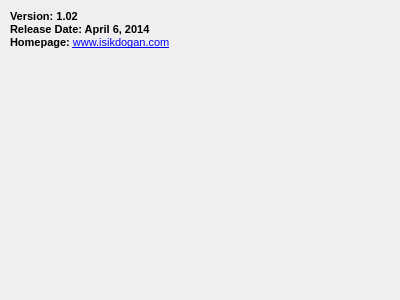
<?xml version="1.0" encoding="UTF-8"?>
<ui version="4.0">
 <class>InfoBox</class>
 <widget class="QDialog" name="InfoBox">
  <property name="geometry">
   <rect>
    <x>0</x>
    <y>0</y>
    <width>400</width>
    <height>300</height>
   </rect>
  </property>
  <property name="windowTitle">
   <string>Help &amp; Info</string>
  </property>
  <property name="windowIcon">
   <iconset resource="resources.qrc">
    <normaloff>:/utimelapse-icon.png</normaloff>:/utimelapse-icon.png</iconset>
  </property>
  <widget class="QLabel" name="label">
   <property name="geometry">
    <rect>
     <x>10</x>
     <y>10</y>
     <width>371</width>
     <height>261</height>
    </rect>
   </property>
   <property name="text">
    <string>&lt;!DOCTYPE HTML PUBLIC &quot;-//W3C//DTD HTML 4.0//EN&quot; &quot;http://www.w3.org/TR/REC-html40/strict.dtd&quot;&gt;
&lt;html&gt;&lt;head&gt;&lt;meta name=&quot;qrichtext&quot; content=&quot;1&quot; /&gt;&lt;style type=&quot;text/css&quot;&gt;
p, li { white-space: pre-wrap; }
&lt;/style&gt;&lt;/head&gt;&lt;body style=&quot; font-family:'Droid Sans'; font-size:10pt; font-weight:400; font-style:normal;&quot;&gt;
&lt;p style=&quot; margin-top:0px; margin-bottom:0px; margin-left:0px; margin-right:0px; -qt-block-indent:0; text-indent:0px;&quot;&gt;&lt;span style=&quot; font-family:'MS Shell Dlg 2'; font-size:8pt; font-weight:600;&quot;&gt;Version: 1.02&lt;/span&gt;&lt;/p&gt;
&lt;p style=&quot; margin-top:0px; margin-bottom:0px; margin-left:0px; margin-right:0px; -qt-block-indent:0; text-indent:0px;&quot;&gt;&lt;span style=&quot; font-family:'MS Shell Dlg 2'; font-size:8pt; font-weight:600;&quot;&gt;Release Date: April 6, 2014&lt;/span&gt;&lt;/p&gt;
&lt;p style=&quot; margin-top:0px; margin-bottom:0px; margin-left:0px; margin-right:0px; -qt-block-indent:0; text-indent:0px;&quot;&gt;&lt;span style=&quot; font-family:'MS Shell Dlg 2'; font-size:8pt; font-weight:600;&quot;&gt;Homepage: &lt;/span&gt;&lt;a href=&quot;http://www.isikdogan.com&quot;&gt;&lt;span style=&quot; font-family:'MS Shell Dlg 2'; font-size:8pt; text-decoration: underline; color:#0000ff;&quot;&gt;www.isikdogan.com&lt;/span&gt;&lt;/a&gt;&lt;/p&gt;&lt;/body&gt;&lt;/html&gt;</string>
   </property>
   <property name="alignment">
    <set>Qt::AlignLeading|Qt::AlignLeft|Qt::AlignTop</set>
   </property>
  </widget>
 </widget>
 <resources>
  <include location="resources.qrc"/>
 </resources>
 <connections/>
</ui>
